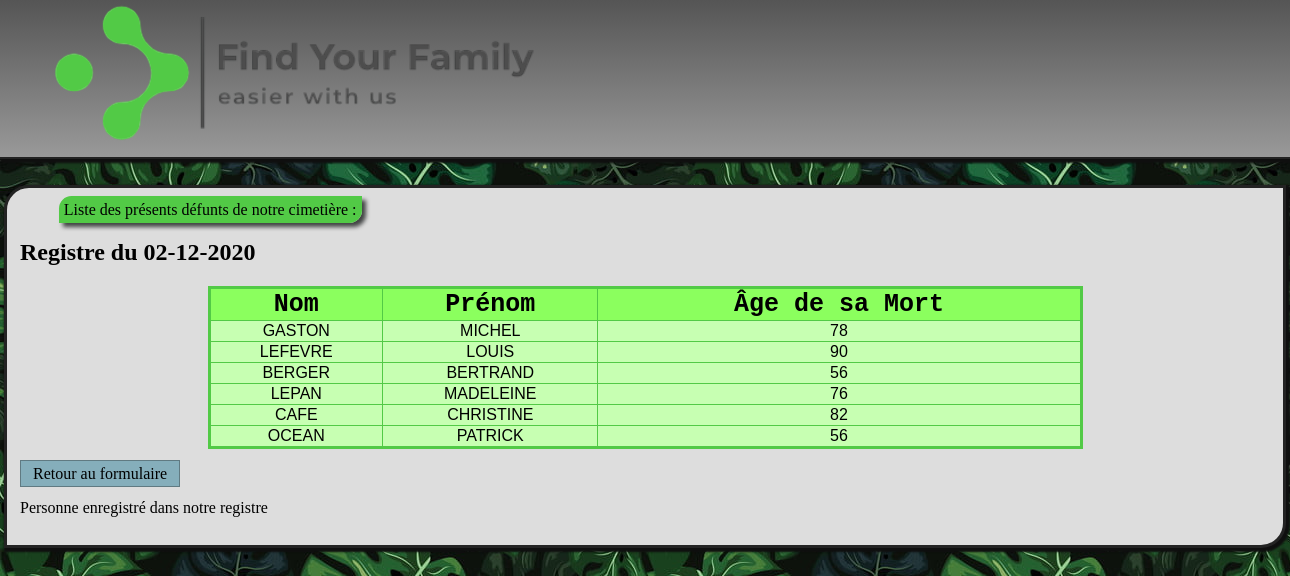
Screenshot of /insert.php with the database file from the repository.
### tables this page shows
CREATE TABLE `registre` (
  `id` int(11) NOT NULL,
  `nom` varchar(30) NOT NULL,
  `prenom` varchar(50) NOT NULL,
  `age` int(11) NOT NULL
);

### insert.php (the view, shortened to what this page needs)
<!DOCTYPE html>
<html lang="en" dir="ltr">
  <head>
    <link rel="stylesheet" href="includes/stylecimetiere.css">
  </head>
  <ul id="header">
    <header>
    <img src="images/logoban.png">
    </header>
  </ul>
  <body>
      <section>
                <label>Liste des présents défunts de notre cimetière :</label>
<?php require_once("includes/pdo.php");
$date = date("d-m-Y");
echo "<h2>Registre du $date</h2>";
$requete = $db->query("SELECT * FROM REGISTRE ORDER BY id ASC;");
if ($requete->rowCount() > 0) {
    echo "<table><tr><th>Nom</th><th>Prénom</th><th>Âge de sa Mort</th></tr>";
    foreach ($requete->fetchAll(PDO::FETCH_ASSOC) as $registre) {
        echo "<tr>";
        echo "<td>${registre['nom']}</td>";
        echo "<td>${registre['prenom']}</td>";
        echo "<td>${registre['age']}</td>";
        echo "</tr>";
    }
    echo "</table>";
} else {
    echo "Désolé, le cimetière est vide pour le moment.";
} ?>
<p><a href="registre.php" class="bouton_submit_add">Retour au formulaire</a></p>
<?PHP
    try{
echo "<p>Personne enregistré dans notre registre</p>";
    }catch(PDOException $e){
      echo "Erreur : " . $e->getMessage();
    }
?>
      </section>
  </body>
</html>

### includes/stylecimetiere.css (style rules this page uses)
body { padding: 0px; margin:0px; background-image: url('../../images/bg.jpg'); background-repeat: repeat; }
table { margin : 0 auto; border: medium solid #52CA46; border-collapse: collapse; width: 70%; }
th { font-family: monospace; font-size:25px; border: thin solid #52CA46; background-color: #8BFF5E; }
td { font-family: sans-serif; border: thin solid #52CA46; text-align: center; background-color: #C7FFB2; }
#header { margin: auto; margin-right: auto; margin-left: auto; border-bottom: 2px solid #232323; box-shadow: 2px 2px 2px 2px; color: #0F0F0F; background-image: linear-gradient(#555,#999); }
section { background-color: #DDD; border-width: 3px; border-top-left-radius: 25px; border-bottom-right-radius: 25px; box-shadow: 2px 2px 2px 2px #0F0F0F; border-color: #232323; position: relative; border-style: solid; margin: 2% auto; font-family: cursive; padding: 1%; width: 1250px; z-index: 0; }
label { padding: 5px;; font-family: cursive; background-color: #52CA46; border-top-left-radius: 12.5px; border-bottom-right-radius: 12.5px; color: black; box-shadow: 4px 4px 4px #414343; margin-left: 3.1%; }
.bouton_submit_add { background-color: #85AEBB; color: black; border: 1px solid #607A82; padding: 4px 12px; margin: 8px 0; cursor: pointer; width: 15%; font-family: cursive; }
a { text-decoration: none; }

### rows the page displays
registre: nom "GASTON", prenom "MICHEL", age "78"
registre: nom "LEFEVRE", prenom "LOUIS", age "90"
registre: nom "BERGER", prenom "BERTRAND", age "56"
registre: nom "LEPAN", prenom "MADELEINE", age "76"
registre: nom "CAFE", prenom "CHRISTINE", age "82"
registre: nom "OCEAN", prenom "PATRICK", age "56"
